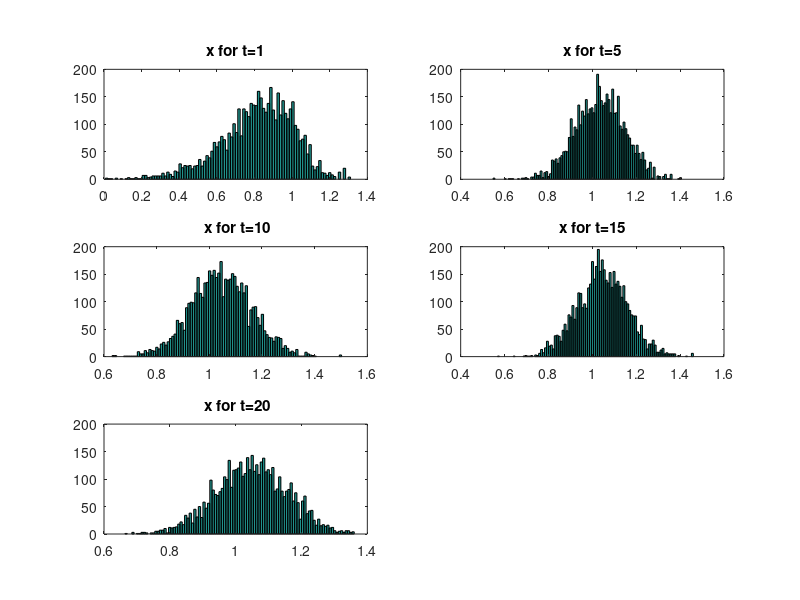
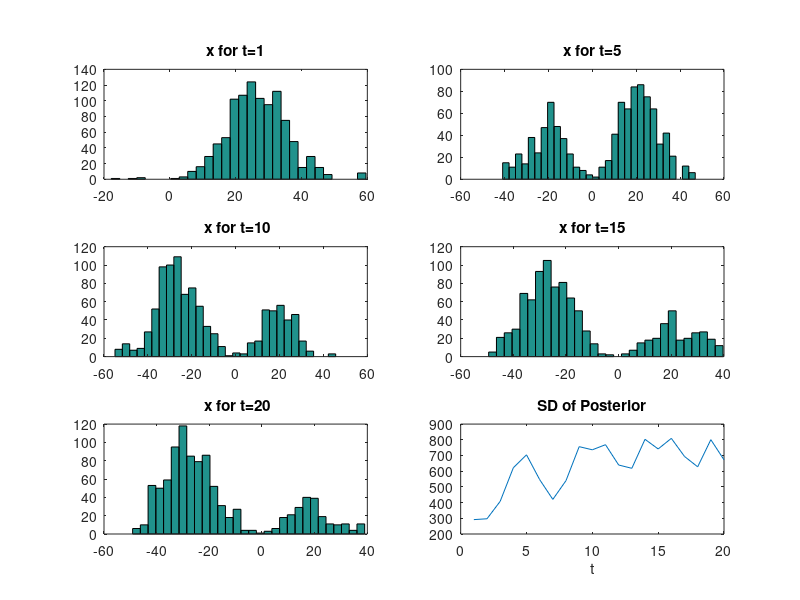

These charts were generated, in order, by the following MATLAB code:
%1
x0=rand();
x(1)=sqrt(abs(x0))+normrnd(0,0.01);
y(1)=x(1)^2+normrnd(0,0.01);
for t=2:20
    x(t)=sqrt(abs(x(t-1)))+normrnd(0,0.01);
    y(t)=x(t)^2+normrnd(0,0.01);
end

clc;clear all ;close all;
n=5000;t=20;
x(1,:)=rand(1,n);
for i=1:t
    xtemp=sqrt(abs(x(i,:)))+normrnd(0,0.1,1,n);
    wtemp(i,:)=xtemp.^2+normrnd(0,0.1,1,n);
    wt(i,:)=wtemp(i,:)/(sum(wtemp(i,:)));
    for j=1:n
        u=rand;
        idx=min(find(u<cumsum(wt(i,:))));
        x(i+1,j)=xtemp(idx);
    end
end

fig=figure();
set(fig,'Position', [20 20 1000 3200]);
subplot(321);hist(x(2,:),100);title(['x for t=1']);
subplot(322);hist(x(6,:),100);title(['x for t=5']);
subplot(323);hist(x(11,:),100);title([' x for t=10']);
subplot(324);hist(x(16,:),100);title(['x for t=15']);
subplot(325);hist(x(21,:),100);title([' x for t=20']);

        
%2
clc;clear all ;close all;
n=1000;t=20;
x(1,:)=rand(1,n);
for i=1:t
    xtemp=x(i,:)/2+25*x(i,:)./(1+x(i,:).^2)+8*cos(1.2*(i-1))+normrnd(0,10,1,n);
    wtemp(i,:)=xtemp.^2/20+normrnd(0,1,1,n);
    wt(i,:)=wtemp(i,:)/(sum(wtemp(i,:)));
    for j=1:n
        u=rand;
        idx=min(find(u<cumsum(wt(i,:))));
        x(i+1,j)=xtemp(idx);
    end
    theta(i)=norm(x(i+1,:)-mean(x(i+1,:)));
end

fig=figure();
set(fig,'Position', [20 20 1000 3200]);
subplot(321);hist(x(2,:),30);title(['x for t=1']);
subplot(322);hist(x(6,:),30);title(['x for t=5']);
subplot(323);hist(x(11,:),30);title([' x for t=10']);
subplot(324);hist(x(16,:),30);title(['x for t=15']);
subplot(325);hist(x(21,:),30);title([' x for t=20']);
subplot(326);plot(theta);title('SD of Posterior');xlabel('t');